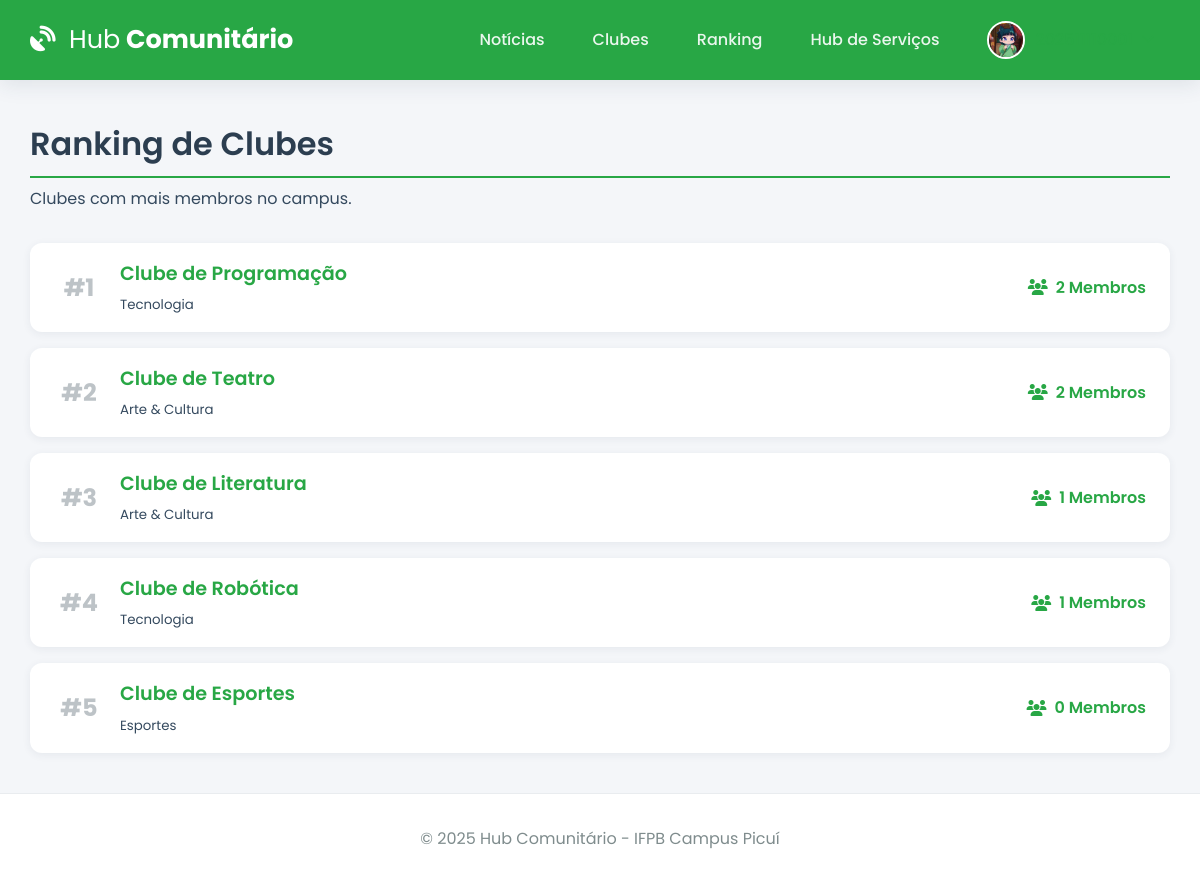
Page /ranking (signed in) on the committed database.
### tables this page shows
CREATE TABLE user (
    id INTEGER PRIMARY KEY AUTOINCREMENT,
    email TEXT UNIQUE NOT NULL,
    username TEXT UNIQUE NOT NULL,
    password_hash TEXT NOT NULL,
    image_file TEXT NOT NULL DEFAULT 'default.jpg'
);

CREATE TABLE clube (
    id INTEGER PRIMARY KEY AUTOINCREMENT,
    nome TEXT UNIQUE NOT NULL,
    descricao TEXT NOT NULL,
    categoria TEXT NOT NULL,
    lider_id INTEGER,
    FOREIGN KEY (lider_id) REFERENCES user (id)
);

### app.py (the view)
@app.route('/ranking')
@login_required
def ranking():
    query = "SELECT c.*, (SELECT COUNT(user_id) FROM membros_clube mc WHERE mc.clube_id = c.id) as member_count FROM clube c ORDER BY member_count DESC, c.nome"
    clubes_rankeados = get_db().execute(query).fetchall()
    return render_template('ranking.html', clubes=clubes_rankeados)

### app.py (called while the page is built)
def get_db():
    if 'db' not in g:
        g.db = sqlite3.connect(app.config['DATABASE'], detect_types=sqlite3.PARSE_DECLTYPES)
        g.db.row_factory = sqlite3.Row
    return g.db

@app.context_processor
def inject_global_vars():
    return dict(g=g, current_year=datetime.now(timezone.utc).year, timedelta=timedelta)

@app.before_request
def load_logged_in_user():
    user_id = session.get('user_id')
    g.user = get_db().execute('SELECT * FROM user WHERE id = ?', (user_id,)).fetchone() if user_id else None
    if user_id and g.user is None: session.clear()

def login_required(f):
    @wraps(f)
    def decorated_function(*args, **kwargs):
        if g.user is None:
            flash('Você precisa fazer login para acessar esta página.', 'warning')
            return redirect(url_for('login'))
        return f(*args, **kwargs)
    return decorated_function

### templates/ranking.html (shortened to what this page needs)
{% extends 'base.html' %}
{% block content %}
    <h1 class="page-header">Ranking de Clubes</h1>
        <p class="lead text-muted" style="margin-top: -1rem; margin-bottom: 2rem;">Clubes com mais membros no campus.</p>
            <div class="ranking-list">
                {% for clube in clubes %}
                    <div class="card ranking-item">
                        <span class="ranking-position">#{{ loop.index }}</span>
                        <div class="ranking-info">
                            <h4><a href="{{ url_for('detalhe_clube', clube_id=clube.id) }}">{{ clube.nome }}</a></h4>
                            <small class="text-muted">{{ clube.categoria }}</small>
                        </div>
                        <span class="ranking-score"><i class="fas fa-users"></i> {{ clube['member_count'] }} Membros</span>
                    </div>
                {% else %}
                    <p>Nenhum clube para rankear no momento.</p>
                {% endfor %}
            </div>
{% endblock %}

### templates/base.html (shortened to what this page needs)
<!DOCTYPE html>
<html lang="pt-br">
<head>
    <link rel="stylesheet" href="https://cdnjs.cloudflare.com/ajax/libs/font-awesome/6.5.2/css/all.min.css" xintegrity="sha512-SnH5WK+bZxgPHs44uWIX+LLJAJ9/2PkPKZ5QiAj6Ta86w+fsb2TkcmfRyVX3pBnMFcV7oQPJkl9QevSCWr3W6A==" />
    <link rel="stylesheet" href="{{ url_for('static', filename='css/style.css') }}">
</head>
<body>
    <header class="header">
        <div class="container">
            <nav class="navbar">
                <a class="navbar-brand" href="{{ url_for('index') }}">
                    <i class="fas fa-satellite-dish"></i> <strong>Hub</strong> Comunitário
                </a>
                <div class="nav-links" id="nav-links">
                    {% if g.user %}
                        <a class="nav-item" href="{{ url_for('noticias') }}">Notícias</a>
                        <a class="nav-item" href="{{ url_for('clubes') }}">Clubes</a>
                        <a class="nav-item" href="{{ url_for('ranking') }}">Ranking</a>
                        <a class="nav-item" href="{{ url_for('hub_servicos') }}">Hub de Serviços</a>
                        <div class="nav-item user-menu">
                             <a class="user-menu-trigger" href="#">
                                 <img src="{{ url_for('static', filename='profile_pics/' + g.user['image_file']) }}" class="nav-profile-image">
                                 <span>{{ g.user['username'] }}</span> <i class="fas fa-chevron-down dropdown-icon"></i>
                             </a>
                        </div>
                    {% else %}
                        <a href="{{ url_for('login') }}" class="nav-item">Entrar</a>
                        <a href="{{ url_for('register') }}" class="nav-item btn btn-outline">Registar</a>
                    {% endif %}
                </div>
            </nav>
        </div>
    </header>
    <main class="container">
        {% block content %}{% endblock %}
    </main>
    <footer class="footer">
        <p>&copy; {{ current_year }} Hub Comunitário - IFPB Campus Picuí</p>
    </footer>
</body>
</html>

### static/css/style.css (style rules this page uses)
:root { --ifpb-green: #28a745; --ifpb-green-dark: #218838; --dark-blue: #2c3e50; --light-gray: #ecf0f1; --medium-gray: #bdc3c7; --text-color: #34495e; --light-text: #7f8c8d; --background-color: #f4f6f9; --surface-color: #ffffff; --border-color: #e9ecef; --font-family-base: 'Poppins', sans-serif; --shadow-sm: 0 2px 8px rgba(44, 62, 80, 0.07); --shadow-md: 0 5px 20px rgba(44, 62, 80, 0.1); --border-radius: 12px; }
* { box-sizing: border-box; margin: 0; padding: 0; }
html { height: 100%; }
body { font-family: var(--font-family-base); background-color: var(--background-color); color: var(--text-color); display: flex; flex-direction: column; min-height: 100%; }
.container { width: 95%; max-width: 1200px; margin: 0 auto; }
main.container { flex-grow: 1; padding-top: 2.5rem; padding-bottom: 2.5rem; }
h1, h2, h3, h4 { font-weight: 600; color: var(--dark-blue); margin-bottom: 1.5rem; }
a { color: var(--ifpb-green); text-decoration: none; transition: color 0.2s; }
.header { background-color: var(--ifpb-green); padding: 0.8rem 0; box-shadow: var(--shadow-md); position: sticky; top: 0; z-index: 1000; }
.navbar { display: flex; justify-content: space-between; align-items: center; }
.navbar-brand { font-weight: 700; font-size: 1.6rem; color: var(--surface-color); }
.navbar-brand i { margin-right: 0.5rem; }
.navbar-brand strong { font-weight: 400; }
.nav-links { display: flex; align-items: center; gap: 1rem; }
.nav-item { color: rgba(255, 255, 255, 0.9); font-weight: 500; padding: 0.5rem 1rem; border-radius: var(--border-radius); transition: background-color 0.2s; }
.nav-profile-image { width: 38px; height: 38px; border-radius: 50%; margin-right: 10px; object-fit: cover; border: 2px solid var(--surface-color); }
.user-menu { position: relative; }
.user-menu-trigger { display: flex; align-items: center; cursor: pointer; }
.user-menu-trigger .dropdown-icon { font-size: 0.8em; margin-left: 0.5rem; transition: transform 0.2s; }
.card { background-color: var(--surface-color); border-radius: var(--border-radius); box-shadow: var(--shadow-sm); transition: all 0.3s ease-in-out; display: flex; flex-direction: column; height: 100%; }
.page-header { border-bottom: 2px solid var(--ifpb-green); padding-bottom: 0.5rem; }
.ranking-list { display: grid; gap: 1rem; }
.ranking-item { flex-direction: row; align-items: center; padding: 1rem 1.5rem; }
.ranking-position { font-size: 1.5rem; font-weight: 700; color: var(--medium-gray); width: 50px; text-align: center; }
.ranking-info { flex-grow: 1; margin: 0 1rem; }
.ranking-info h4 { font-size: 1.2rem; margin-bottom: 0.2rem; }
.ranking-score { font-weight: 600; color: var(--ifpb-green); display: flex; align-items: center; gap: 0.5rem; }
.footer { padding: 2rem 0; background-color: var(--surface-color); text-align: center; margin-top: auto; border-top: 1px solid var(--border-color); }
.footer p { margin: 0; color: var(--light-text); }

### rows in the picture
user: image_file (placeholder picture)
clube: nome "Clube de Programação", categoria "Tecnologia", member_count "2"
clube: nome "Clube de Teatro", categoria "Arte & Cultura", member_count "2"
clube: nome "Clube de Literatura", categoria "Arte & Cultura", member_count "1"
clube: nome "Clube de Robótica", categoria "Tecnologia", member_count "1"
clube: nome "Clube de Esportes", categoria "Esportes", member_count "0"
